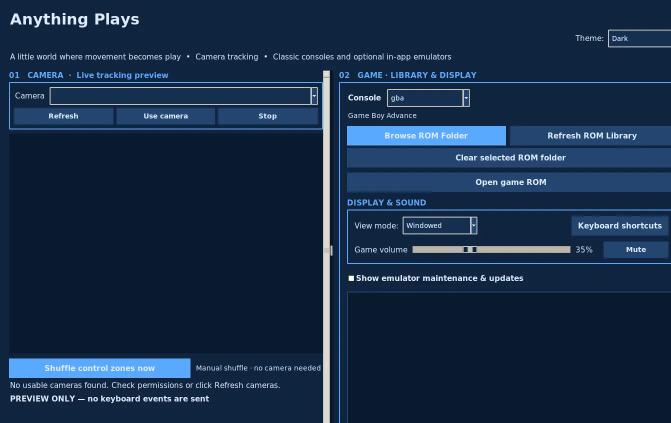
#> input picture site/assets/anything-plays-desktop-preview.webp, 1342 x 846 px (shown at 1/2 size)
$ python prepare_readme_screenshots.py
#> lines starting #> are read from the running program, lines starting #| are printed output that depends on the picture
"""Create genuine README detail screenshots from the original packaged-app capture.

These are reproducible CROPS of the real 3.0 Linux/Tk screenshot, not
redrawn UI or synthetic game footage. Cropping is intentionally fixed so
small screenshots focus on meaningful controls rather than empty camera/ROM
content. The original full-size screenshot is retained unchanged.
"""
from __future__ import annotations

import argparse
from pathlib import Path

from PIL import Image

ROOT = Path(__file__).resolve().parents[1]
ORIGINAL = ROOT / "site/assets/anything-plays-desktop-preview.webp"
OUTPUT = ROOT / "docs/screenshots/current"
EXPECTED = (1342, 846)
CROPS = {
    "camera-controls.webp": (10, 128, 657, 815),
    "game-library-and-audio.webp": (676, 128, 1340, 815),
}


def generate(original: Path = ORIGINAL, output: Path = OUTPUT) -> list[Path]:
    """Preserve original pixels and produce two clearly attributed UI details."""
    if original.is_symlink() or not original.is_file():
        raise ValueError("Original actual packaged app screenshot is missing")
    with Image.open(original) as source:
#> source is the input picture: PIL image 1342x846 RGB; mean R, G, B 23.7, 45.6, 72.7
        if source.format != "WEBP" or source.size != EXPECTED:
            raise ValueError(f"Unexpected source screenshot identity: {source.size}")
        source.load()
        output.mkdir(parents=True, exist_ok=True)
        result: list[Path] = []
        for name, region in CROPS.items():
            if region[0] < 0 or region[1] < 0 or region[2] > source.width or region[3] > source.height:
                raise ValueError("Screenshot crop extends outside the actual window")
            detail = source.crop(region).convert("RGB")
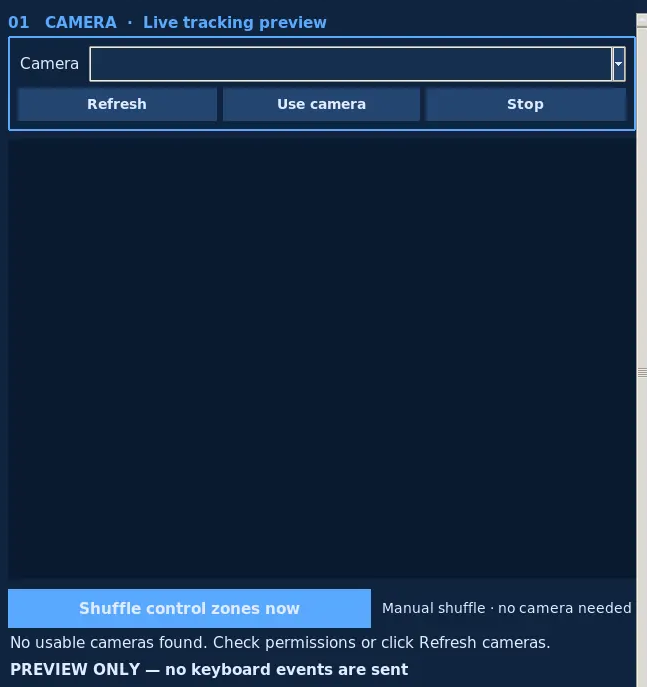
#> detail: PIL image 647x687 RGB; mean R, G, B 22.6, 43.5, 69
            if detail.width < 500 or detail.height < 500:
                raise ValueError("Screenshot crop lost the actual application UI")
            dest = output / name
            if dest.is_symlink():
                raise ValueError("Refusing symlinked screenshot output")
            detail.save(dest, format="WEBP", quality=90, method=6)
            with Image.open(dest) as check:
                if check.format != "WEBP" or check.size != detail.size:
                    raise ValueError("Corrupt screenshot crop: " + name)
            result.append(dest)
            print(f"Captured real app UI detail: {dest} ({detail.width}x{detail.height})")
#| Captured real app UI detail: docs/screenshots/current/camera-controls.webp (647x687)
        return result


def main(argv: list[str] | None = None) -> int:
    parser = argparse.ArgumentParser(description=__doc__)
    parser.add_argument("--original", type=Path, default=ORIGINAL)
    parser.add_argument("--output", type=Path, default=OUTPUT)
    args = parser.parse_args(argv)
    result = generate(args.original, args.output)
    assert len(result) == 2
    return 0


if __name__ == "__main__":
    raise SystemExit(main())
#> (the program exits here)
